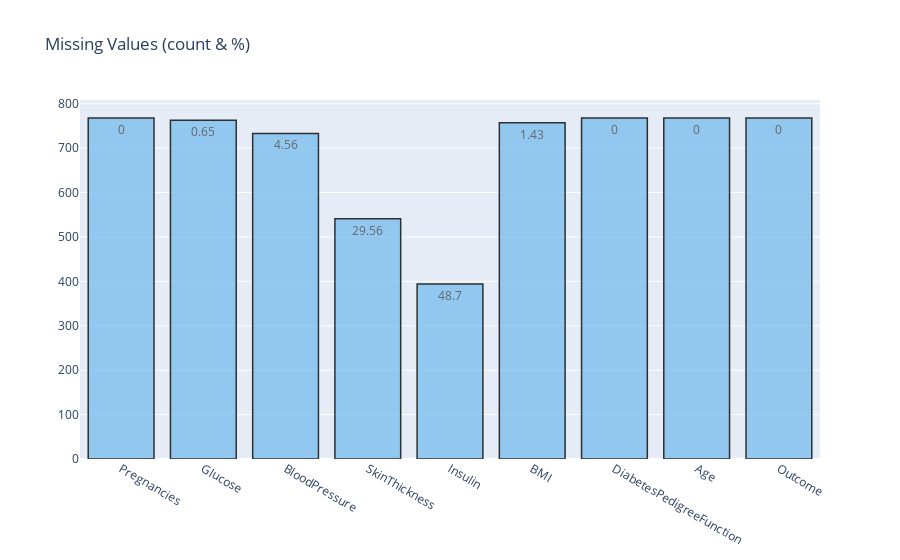

The notebook cell saved with this chart:
### Code cell
missing_plot(data,'Outcome')

### Figure 1 — Plotly figure (JSON) as saved in the notebook; plotly's stock layout.template omitted (floating-point values rounded to 4 significant figures)
{"data": [{"marker": {"color": "#7EC0EE", "line": {"color": "#000000", "width": 1.5}}, "opacity": 0.8, "text": [0, 0.65, 4.56, 29.56, 48.7, 1.43, 0, 0, 0], "textposition": "auto", "type": "bar", "x": ["Pregnancies", "Glucose", "BloodPressure", "SkinThickness", "Insulin", "BMI", "DiabetesPedigreeFunction", "Age", "Outcome"], "y": [768, 763, 733, 541, 394, 757, 768, 768, 768]}], "layout": {"title": {"text": "Missing Values (count & %)"}}}
